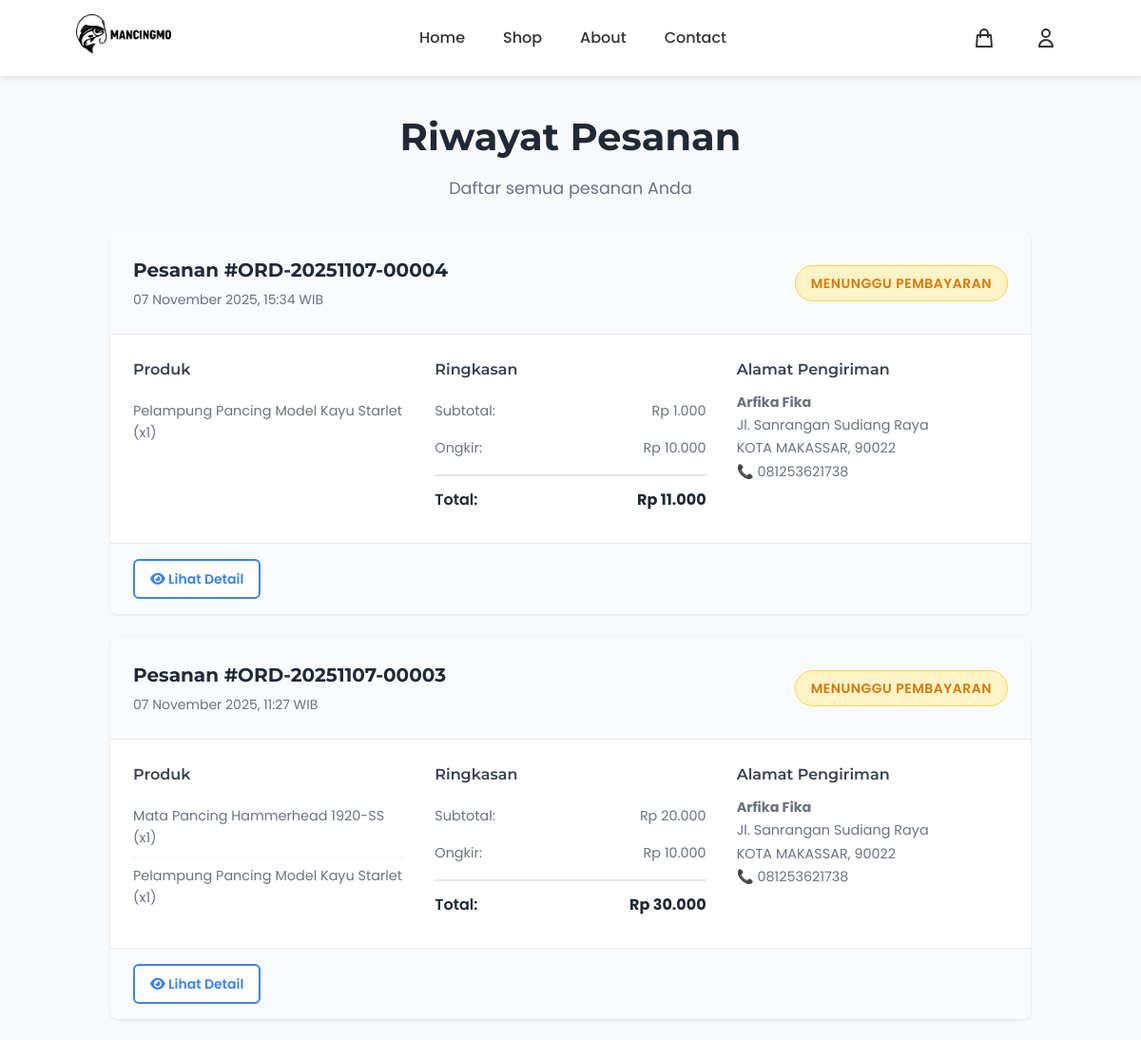
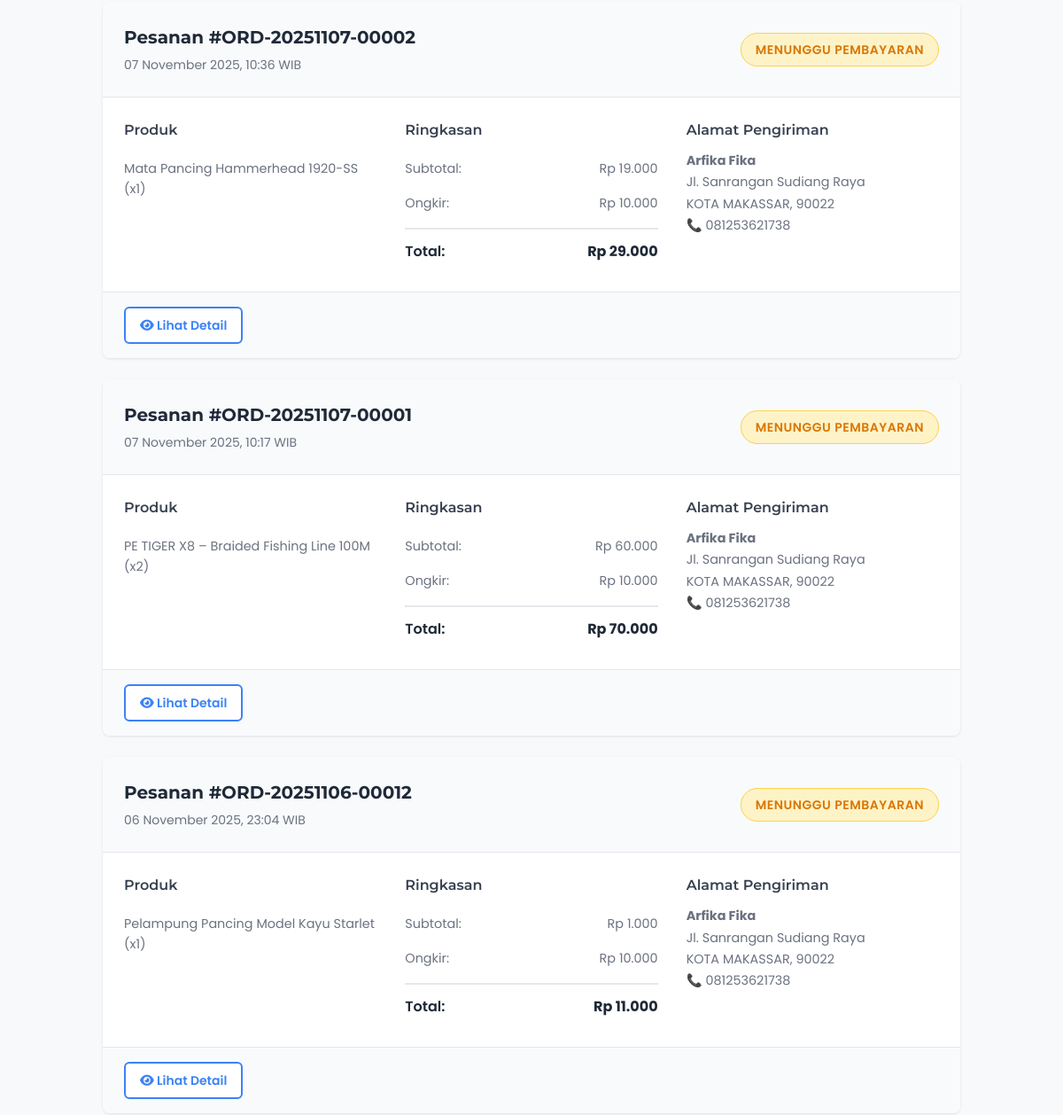
/profile/orders/ (signed in, upper part), run on an earlier commit of the app's database (2 pictures, top to bottom).
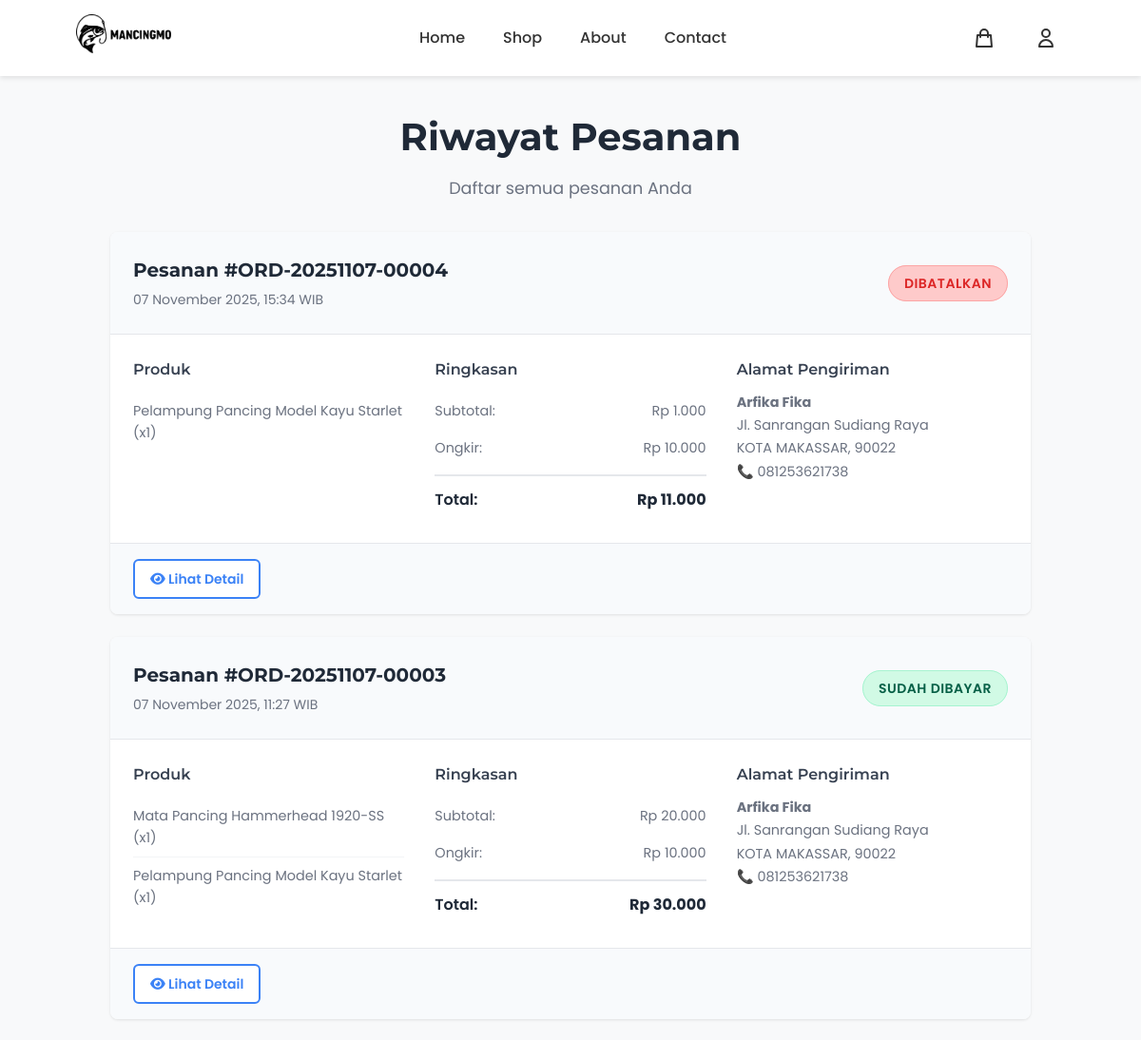
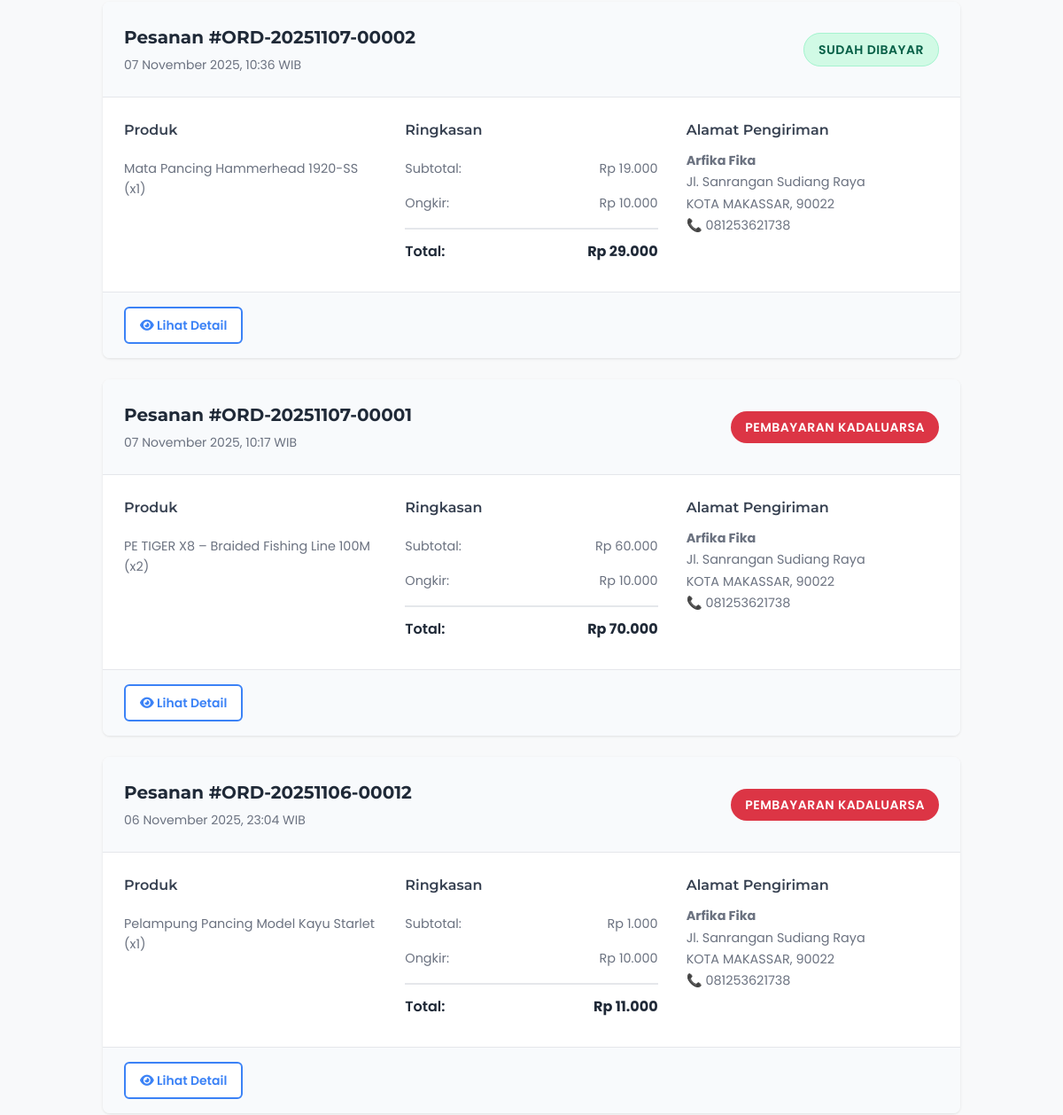
And on a later commit of the database (2 pictures, top to bottom).
### products/models.py (models this page shows, shortened)
class Order(models.Model):
    STATUS_CHOICES = [
        ('pending', 'Menunggu Pembayaran'),
        ('paid', 'Sudah Dibayar'),
        ('processing', 'Sedang Diproses'),
        ('shipped', 'Dikirim'),
        ('delivered', 'Terkirim'),
        ('cancelled', 'Dibatalkan'),
    ]
    PAYMENT_CHOICES = [
        ('midtrans', 'Midtrans Payment Gateway'),
        ('bank_transfer', 'Transfer Bank'),
        ('qris', 'QRIS'),
        ('cod', 'Cash on Delivery'),
    ]
    user = models.ForeignKey(User, on_delete=models.CASCADE, related_name='orders', verbose_name="Pengguna")
    order_number = models.CharField(max_length=50, unique=True, verbose_name="Nomor Pesanan")
    midtrans_order_id = models.CharField(max_length=100, blank=True, null=True, verbose_name="Midtrans Order ID")
    midtrans_transaction_id = models.CharField(max_length=100, blank=True, null=True, verbose_name="Midtrans Transaction ID")
    midtrans_transaction_status = models.CharField(max_length=50, blank=True, null=True, verbose_name="Status Transaksi Midtrans")
    midtrans_payment_type = models.CharField(max_length=50, blank=True, null=True, verbose_name="Tipe Pembayaran Midtrans")
    midtrans_snap_token = models.CharField(max_length=255, blank=True, null=True, verbose_name="Snap Token")
    shipping_name = models.CharField(max_length=200, verbose_name="Nama Penerima")
    shipping_phone = models.CharField(max_length=20, verbose_name="Telepon Penerima")
    shipping_address = models.TextField(verbose_name="Alamat Pengiriman")
    shipping_province = models.CharField(max_length=100, blank=True, verbose_name="Provinsi")
    shipping_city = models.CharField(max_length=100, verbose_name="Kota/Kabupaten")
    shipping_district = models.CharField(max_length=100, blank=True, verbose_name="Kecamatan")  # ✅ FIELD BARU
    shipping_postal_code = models.CharField(max_length=10, blank=True, verbose_name="Kode Pos")
    payment_method = models.CharField(max_length=20, choices=PAYMENT_CHOICES, verbose_name="Metode Pembayaran")
    payment_proof = models.ImageField(upload_to='payment_proofs/', blank=True, null=True, verbose_name="Bukti Pembayaran")
    subtotal = models.DecimalField(max_digits=10, decimal_places=0, verbose_name="Subtotal")
    shipping_cost = models.DecimalField(max_digits=10, decimal_places=0, default=0, verbose_name="Ongkos Kirim")
    total = models.DecimalField(max_digits=10, decimal_places=0, verbose_name="Total")
    status = models.CharField(max_length=20, choices=STATUS_CHOICES, default='pending', verbose_name="Status")
    created_at = models.DateTimeField(auto_now_add=True, verbose_name="Dibuat Pada")
    updated_at = models.DateTimeField(auto_now=True, verbose_name="Diperbarui Pada")
    paid_at = models.DateTimeField(blank=True, null=True, verbose_name="Dibayar Pada")
    class Meta:
        verbose_name = "Pesanan"
        verbose_name_plural = "Pesanan"
        ordering = ['-created_at']
    def save(self, *args, **kwargs):
        super().save(*args, **kwargs)

### products/views.py (the view)
# urls.py: path('profile/orders/', views.order_history, name='order_history'),
@login_required
def order_history(request):
    orders = Order.objects.filter(user=request.user).order_by('-created_at')
    from .midtrans_utils import MidtransPayment
    midtrans = MidtransPayment()
    for order in orders:
        if order.status == 'pending' and order.payment_method == 'midtrans' and order.midtrans_order_id:
            try:
                status_result = midtrans.check_transaction_status(order.midtrans_order_id)
                if status_result['success']:
                    transaction_status = status_result['data'].get('transaction_status')
                    fraud_status = status_result['data'].get('fraud_status')
                    if transaction_status == 'capture':
                        if fraud_status == 'accept':
                            order.status = 'paid'
                            order.paid_at = timezone.now()
                    elif transaction_status == 'settlement':
                        order.status = 'paid'
                        order.paid_at = timezone.now()
                    elif transaction_status in ['deny', 'expire', 'cancel']:
                        order.midtrans_transaction_status = transaction_status
                    order.save()
            except Exception as e:
                print(f"Error checking Midtrans status for order {order.id}: {str(e)}")
    paginator = Paginator(orders, 10)
    page_number = request.GET.get('page')
    page_obj = paginator.get_page(page_number)
    context = {
        'orders': page_obj,
    }
    return render(request, 'registration/order_history.html', context)

### products/midtrans_utils.py (called while the page is built)
    def check_transaction_status(self, order_id):
        try:
            status_response = self.snap.transactions.status(order_id)
            return {
                'success': True,
                'data': status_response
            }
        except Exception as e:
            return {
                'success': False,
                'error': str(e)
            }

### products/models.py (called while the page is built)
    @property
    def unique_items_count(self):
        return self.items.count()

    def get_unique_items_count(self):
        return self.unique_items_count

### products/templatetags/currency_filters.py (called while the page is built)
@register.filter
def rupiah(value):
    try:
        value = float(value)
        formatted = "{:,.0f}".format(value).replace(',', '.')
        return formatted
    except (ValueError, TypeError):
        return value

### templates/registration/order_history.html (shortened to what this page needs)
{% extends 'base.html' %}
{% load static %}
{% load currency_filters %}
{% block extra_css %}
<link rel="stylesheet" href="{% static 'css/order_history.css' %}">
{% endblock %}
{% block content %}
<div class="order-history-container">
    <div class="order-history-header">
        <h1>Riwayat Pesanan</h1>
        <p>Daftar semua pesanan Anda</p>
    </div>
    {% if orders %}
        <div class="orders-list">
            {% for order in orders %}
            <div class="order-card">
                <div class="order-header">
                    <div class="order-info">
                        <h3>Pesanan #{{ order.order_number }}</h3>
                        <p class="order-date">{{ order.created_at|date:"d F Y, H:i" }} WIB</p>
                    </div>
                    <div class="order-status">
                        {% if order.status == 'pending' and order.midtrans_transaction_status in 'expire,cancel,deny' %}
                        <span class="status-badge status-expired">
                            PEMBAYARAN KADALUARSA
                        </span>
                        {% else %}
                        <span class="status-badge status-{{ order.status }}">
                            {% if order.status == 'pending' %}
                                MENUNGGU PEMBAYARAN
                            {% elif order.status == 'paid' %}
                                SUDAH DIBAYAR
                            {% elif order.status == 'processing' %}
                                SEDANG DIPROSES
                            {% elif order.status == 'shipped' %}
                                DIKIRIM
                            {% elif order.status == 'delivered' %}
                                TERKIRIM
                            {% elif order.status == 'cancelled' %}
                                DIBATALKAN
                            {% endif %}
                        </span>
                        {% endif %}
                    </div>
                </div>
                <div class="order-details">
                    <div class="order-items">
                        <h4>Produk</h4>
                        <ul class="items-list">
                            {% for item in order.items.all|slice:":3" %}
                            <li>{{ item.product_name }} (x{{ item.quantity }})</li>
                            {% endfor %}
                        </ul>
                    </div>
                    <div class="order-summary">
                        <h4>Ringkasan</h4>
                        <div class="summary-row">
                            <span>Subtotal:</span>
                            <span>Rp {{ order.subtotal|rupiah }}</span>
                        </div>
                        <div class="summary-row">
                            <span>Ongkir:</span>
                            <span>Rp {{ order.shipping_cost|rupiah }}</span>
                        </div>
                        <div class="summary-row total">
                            <span>Total:</span>
                            <strong>Rp {{ order.total|rupiah }}</strong>
                        </div>
                    </div>
                    <div class="shipping-address">
                        <h4>Alamat Pengiriman</h4>
                        <p><strong>{{ order.shipping_name }}</strong></p>
                        <p>{{ order.shipping_address }}</p>
                        <p>{{ order.shipping_city }}{% if order.shipping_postal_code %}, {{ order.shipping_postal_code }}{% endif %}</p>
                        <p>📞 {{ order.shipping_phone }}</p>
                    </div>
                </div>
                <div class="order-actions">
                    <a href="{% url 'order_detail' order.id %}" class="btn-outline">
                        <i class="fas fa-eye"></i> Lihat Detail
                    </a>
                </div>
            </div>
            {% endfor %}
        </div>
    {% endif %}
</div>
{% endblock %}

What changed in the data, as far as the page shows it:
changed Order "ORD-20251107-00004": status "MENUNGGU PEMBAYARAN" → "DIBATALKAN"
changed Order "ORD-20251107-00003": status "MENUNGGU PEMBAYARAN" → "SUDAH DIBAYAR"
changed Order "ORD-20251107-00002": status "MENUNGGU PEMBAYARAN" → "SUDAH DIBAYAR"
changed Order "ORD-20251107-00001": midtrans_transaction_status "MENUNGGU PEMBAYARAN" → "PEMBAYARAN KADALUARSA"
changed Order "ORD-20251106-00012": midtrans_transaction_status "MENUNGGU PEMBAYARAN" → "PEMBAYARAN KADALUARSA"
